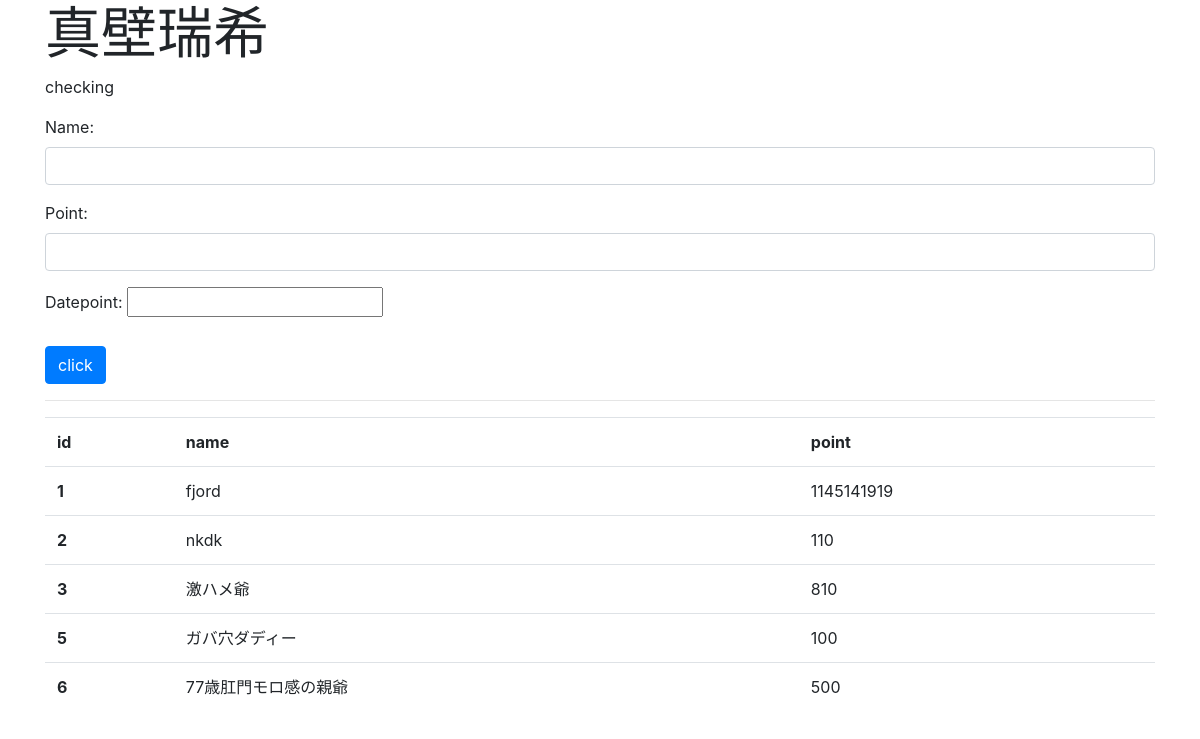
Page /proto/find on the committed database.
### proto/models.py (models this page shows, shortened)
class Rank(models.Model):
    name = models.CharField(max_length=100)
    point = models.IntegerField(validators=[MinValueValidator(0),MaxValueValidator(100000000)])
    datepoint = models.DateField()

### proto/views.py (the view)
# urls.py: path('find', views.find, name='find'),
def find(request):
    if (request.method == 'POST'):
        form = FindForm(request.POST)
        msg = request.POST['find']
        sql = 'select * from proto_rank'
        if (msg != ''):
            sql += ' where ' + msg
        data = Rank.objects.raw(sql)
        msg = sql
    else:
        msg = '検索フォーム'
        form = FindForm()
        data = Rank.objects.all()
    params = {
        'title':'真壁瑞希',
        'message':'checking',
        'form':HelloForm(),
        'data':data,
    }
    return render(request, 'proto/find.html', params)

### proto/forms.py
class HelloForm(forms.ModelForm):
    class Meta:
        model = Rank
        fields = ['name','point','datepoint']
        widgets = {
            'name': forms.TextInput(attrs={'class':'form-control'}),
            'point': forms.NumberInput(attrs={'class':'form-control'}),
            'date': forms.DateInput(attrs={'class':'form-control'}),
        }

### proto/templates/proto/find.html (shortened to what this page needs)
{% load static %}
<!DOCTYPE html>
<html lang="ja">
<head>
    <link rel="stylesheet"
    href="https://stackpath.bootstrapcdn.com/bootstrap/4.5.2/css/bootstrap.min.css"
/>
</head>
<body class="container">
    <h1 class="display-4" text-primary>{{title}}</h1>
    <p>{{message|safe}}</p>
    <form action="{% url 'find' %}" method="POST">
    {{ form.as_p }}
    <tr><th></th><td>
        <input type="submit" value="click" class="btn btn-primary mt-2"></td></tr>
    </form>
    <hr>
    <table class="table">
        <tr>
            <th>id</th>
            <th>name</th>
            <th>point</th>
        </tr>
    {% for item in data %}
        <tr>
            <th>{{item.id}}</th>
            <td>{{item.name}}</td>
            <td>{{item.point}}</td>
        </tr>
    {% endfor %}
    </table>
</body>
</html>

### rows in the picture
Rank: id "1", name "fjord", point "1145141919"
Rank: id "2", name "nkdk", point "110"
Rank: id "3", name "激ハメ爺", point "810"
Rank: id "5", name "ガバ穴ダディー", point "100"
Rank: id "6", name "77歳肛門モロ感の親爺", point "500"

### other values in the picture
{{ title }} "真壁瑞希"
{{ message|safe }} "checking"
